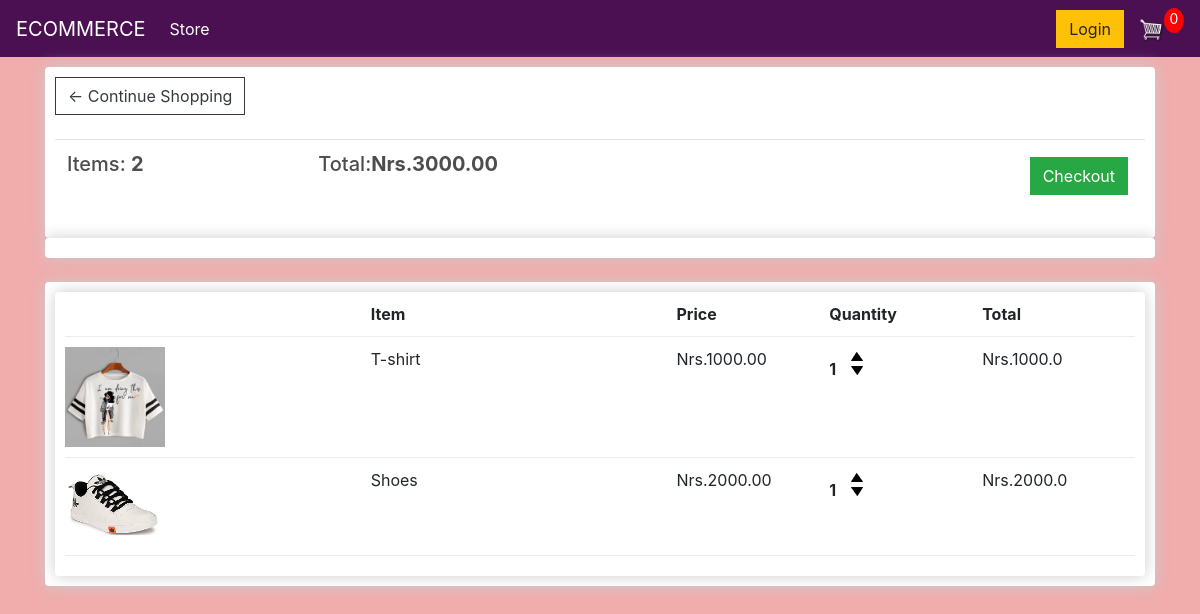
The app's page /cart/ (signed in) with its own data.
### store/models.py (models this page shows, shortened)
class Order(models.Model):
    customer=models.ForeignKey(Customer,on_delete=models.SET_NULL,null=True,blank=True)
    date_ordered=models.DateTimeField(auto_now_add=True)
    complete=models.NullBooleanField(default=False,null=True,blank=True)
    transaction_id=models.CharField(max_length=200,null=True)
    @property
    def get_cart_total(self):
        orderitems=self.orderitem_set.all()
        total=sum([item.get_total for item in orderitems])
        return total
    @property
    def get_cart_items(self):
        orderitems=self.orderitem_set.all()
        total=sum([item.quantity for item in orderitems])
        return total

class OrderItem(models.Model):
    product=models.ForeignKey(Product,on_delete=models.SET_NULL,null=True)
    order=models.ForeignKey(Order,on_delete=models.SET_NULL,null=True)
    quantity=models.IntegerField(default=0,null=True,blank=True)
    date_added=models.DateTimeField(auto_now_add=True)
    @property
    def get_total(self):
        total=self.product.price*self.quantity
        return total

class Product(models.Model):
    name=models.CharField(max_length=200)
    price=models.FloatField()
    digital=models.NullBooleanField(default=False,null=True,blank=True)
    image=models.ImageField(null=True,blank=True)
    @property
    def imageURL(self):
        try:
            url=self.image.url
        except:
            url=''
        return url

### store/views.py (the view)
# urls.py: path('cart/',views.cart,name="cart"),
def cart(request):
    if request.user.is_authenticated:
        customer=request.user.customer
        order,created=Order.objects.get_or_create(customer=customer,complete=False)
        items=order.orderitem_set.all()
    else:
        items=[]
        order={'get_cart_total':0,'get_cart_items':0}
    context = {'items':items,'order':order}
    return render(request,'store/cart.html',context)

### store/templates/store/cart.html
{% extends 'store/main.html' %}
{% load static %}
{% block content %}
<div class="row">
	<div class="col-lg-12">
        <div class="box-element">
            <a  class="btn btn-outline-dark" href="{% url 'store' %}">&#x2190; Continue Shopping</a>
            <br>
            <br>
            <table class="table">
                <tr>
                    <th><h5>Items: <strong>{{order.get_cart_items}}</strong></h5></th>
                    <th><h5>Total:<strong>Nrs.{{order.get_cart_total|floatformat:2}}</strong></h5></th>
                    <th>
                        <a  style="float:right; margin:5px;" class="btn btn-success" href="{% url 'checkout' %}">Checkout</a>
                    </th>
                </tr>
            </table>
        </div>
		<div class="box-element">
		</div>
        <br>
		<div class="box-element">
            <div class="box-element">
                <div class="cart-row">
                    <div style="flex:2"></div>
                    <div style="flex:2"><strong>Item</strong></div>
                    <div style="flex:1"><strong>Price</strong></div>
                    <div style="flex:1"><strong>Quantity</strong></div>
                    <div style="flex:1"><strong>Total</strong></div>
                </div>
                {% for item in items %}
                <div class="cart-row">
                    <div style="flex:2"><img class="row-image" src="{{item.product.imageURL}}"></div>
                    <div style="flex:2"><p>{{item.product.name}}</p></div>
                    <div style="flex:1"><p>Nrs.{{item.product.price|floatformat:2}}</p></div>
                    <div style="flex:1">
                        <p class="quantity">{{item.quantity}}</p>
                        <div class="quantity">
                            <img class="chg-quantity" src="{% static  'images/arrow-up.png' %}">
                            <img class="chg-quantity" src="{% static  'images/arrow-down.png' %}">
                        </div>
                    </div>
                    <div style="flex:1"><p>Nrs.{{item.get_total}}</p></div>
                </div>
                {% endfor %}
		</div>
	</div>
</div>
{% endblock content %}

### static/css/main.css (style rules this page uses)
body { background-color: hsl(0, 71%, 81%); }
h1,h2,h3,h4,h5,h6 { color:hsl(0, 0%, 30%); }
.box-element { box-shadow:hsl(0, 0%, 80%) 0 0 16px; background-color: #fff; border-radius: 4px; padding: 10px; }
.col-lg-4, .col-lg-6, .col-lg-8, .col-lg-12 { margin-top: 10px; }
.btn { border-radius: 0; }
.row-image { width: 100px; }
.cart-row { display: flex; align-items: flex-stretch; padding-bottom: 10px; margin-bottom: 10px; border-bottom: 1px solid #ececec; }
.quantity { display: inline-block; font-weight: 700; padding-right:10px; }
.chg-quantity { width: 12px; cursor: pointer; display: block; margin-top: 5px; transition:.1s; }

### records on screen
Order: get_cart_items "2", get_cart_total "3000.00"
OrderItem: product.imageURL (picture), product.name "T-shirt", product.price "1000.00", quantity "1", get_total "1000.0"
OrderItem: product.imageURL (picture), product.name "Shoes", product.price "2000.00", quantity "1", get_total "2000.0"
